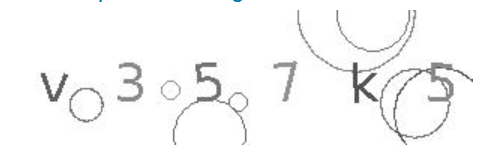
#> input picture teste.png, 501 x 154 px
$ python captcha_local_solver.py
#> lines starting #> are read from the running program, lines starting #| are printed output that depends on the picture; after the words box and inside, x2 and y2 are one past the last pixel; in counts of white or black regions, pixels touching at a corner belong together
import os
import string
import random
from PIL import Image, ImageFilter
from scipy.ndimage import gaussian_filter
import pytesseract
import numpy as np

if os.name == "nt":
    pytesseract.pytesseract.tesseract_cmd = 'C:\\Program Files\\Tesseract-OCR\\tesseract.exe'

F_PATH = os.path.dirname(__file__)
IMG_PATH = os.path.join(F_PATH, "..", "temp")
IMG_UNIQUE_ID = "".join(random.choices(string.digits, k=6))
IMG_ORIGINAL_PATH = os.path.join(IMG_PATH, f"original_{IMG_UNIQUE_ID}.png")
IMG_FILTERED_PATH = os.path.join(IMG_PATH, f"filtered_{IMG_UNIQUE_ID}.png")
IMG_FINAL_PATH = os.path.join(IMG_PATH, f"final_{IMG_UNIQUE_ID}.png")
if not os.path.exists(IMG_PATH):
    os.mkdir(IMG_PATH)


def solve_captcha_local(image_path, th1, th2, sig, resize_dim):
#> called with image_path = 'teste.png', th1 = 180, th2 = 135, sig = 0.5, resize_dim = (3000, 900)
    original = Image.open(image_path)
#> original is the input picture: PIL image 501x154 RGBA; mean R, G, B, A 247.7, 247.7, 247.8, 255
    original.save(IMG_ORIGINAL_PATH)
    gray = original.convert("L")

    thresholded = gray.point(lambda p: p > th1 and 255)
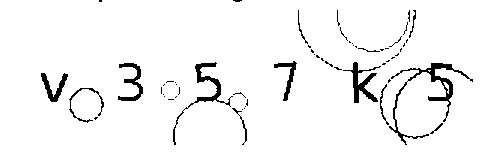
#> thresholded: PIL image 501x154 L; 95.6% white; 57 black regions (44 under 20 px), largest, box (x1, y1, x2, y2) and area: (389, 63, 473, 145) 837, (173, 62, 233, 145) 499, (343, 62, 381, 103) 451

    blurred = gaussian_filter(np.array(thresholded), sigma=sig)
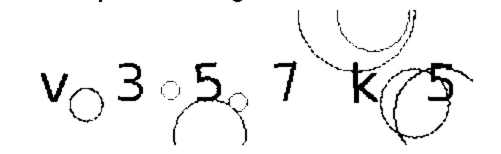
#> blurred: shape (154, 501); min 0, max 255, mean 243.7
    blurred = Image.fromarray(blurred)

    final = blurred.point(lambda p: p > th2 and 255)

    final = final.filter(ImageFilter.EDGE_ENHANCE_MORE)
    final = final.filter(ImageFilter.SHARPEN)
    final.save(IMG_FILTERED_PATH)


    final_resized = final.resize(resize_dim)
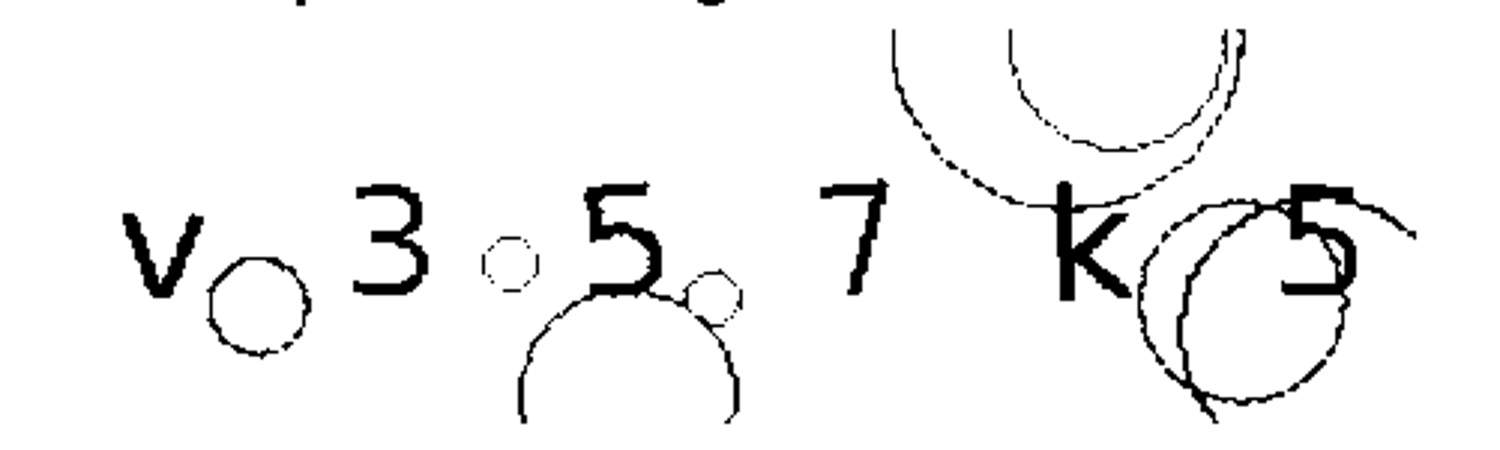
#> final_resized: PIL image 3000x900 L (shown at 1/2 size); min 0, max 255, mean 243.7
    final_resized = final_resized.filter(ImageFilter.EDGE_ENHANCE_MORE)
    final_resized = final_resized.filter(ImageFilter.SHARPEN)
    final_resized.save(IMG_FINAL_PATH)

    custom_oem_psm_config = r'--psm 11 --oem 3 -c tessedit_char_whitelist=0123456789abcdefghijklmnopqrstuvwxyz'
#> (the run stopped early here; a loop or call above may not have finished)
